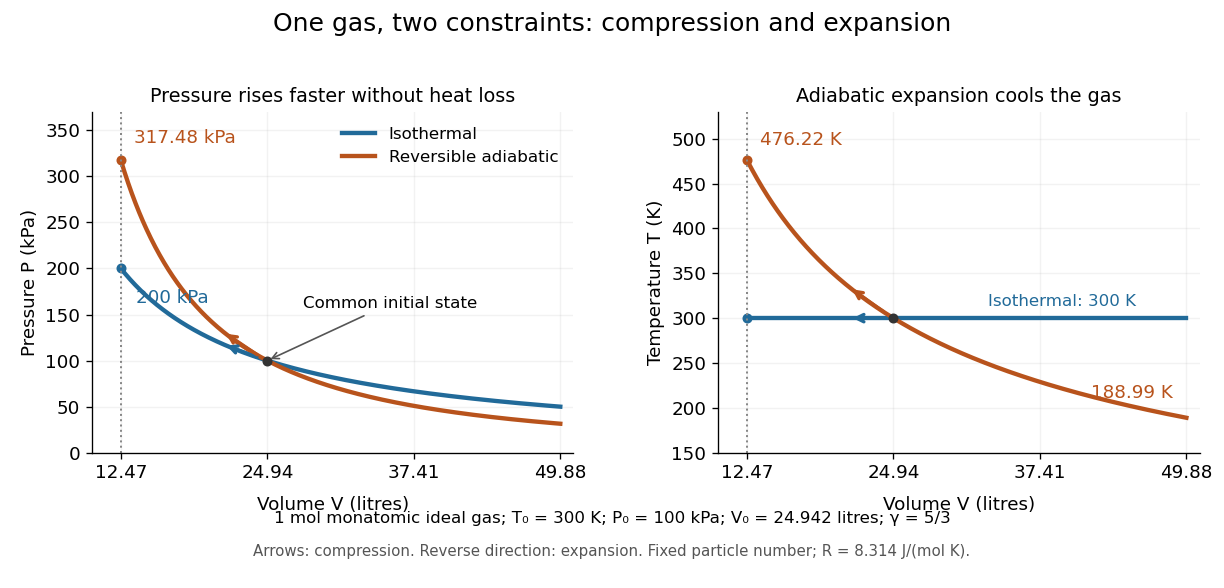

Python code for this plot:
"""Compare reversible compression and expansion of a monatomic ideal gas.

Tested with Python 3.14.4, NumPy 2.3.5, Matplotlib 3.10.7.
Make discovers this root generator; the PNG basename is written to cwd.
The gas constant and initial conditions are stipulated, not measured data.
"""

from pathlib import Path

import matplotlib.pyplot as plt
import numpy as np


def main():
    amount, gas_constant = 1.0, 8.314  # mol, J/(mol K)
    t0, p0 = 300.0, 100_000.0  # K, Pa
    a = amount * gas_constant  # Nk_B, J/K
    cv, cp = 1.5 * a, 2.5 * a  # Whole-sample heat capacities, J/K.
    gamma, v0 = cp / cv, a * t0 / p0
    ratio = np.linspace(0.5, 2.0, 601)
    volume_litres = 1000 * v0 * ratio
    p_iso = p0 / ratio
    p_ad = p0 / ratio**gamma
    t_iso = np.full_like(ratio, t0)
    t_ad = t0 / ratio**(gamma - 1)
    assert np.allclose(p_iso * v0 * ratio, a * t_iso)
    assert np.allclose(p_ad * v0 * ratio, a * t_ad)
    assert np.allclose(p_ad * (v0 * ratio)**gamma, p0 * v0**gamma)
    assert np.allclose(cv * np.log(t_ad / t0) + a * np.log(ratio), 0, atol=1e-13)

    # Independent finite differences of V(P) at the shared initial state.
    pressure_step = 1.0  # Pa
    def v_isothermal(p):
        return a * t0 / p

    def v_isentropic(p):
        return v0 * (p0 / p)**(1 / gamma)

    for volume, expected in [(v_isothermal, 1 / p0),
                              (v_isentropic, 1 / (gamma * p0))]:
        kappa = -(volume(p0 + pressure_step) - volume(p0 - pressure_step)) / (2 * pressure_step * v0)
        assert np.isclose(kappa, expected, rtol=1e-8, atol=0)
    assert np.allclose([p_iso[0], p_ad[0], t_ad[0]],
                       [200_000, 317_480.21039364, 476.22031559046])

    # Integrate -P dV from V0 to V0/2 and compare to analytic work (J).
    compressed_v = np.linspace(v0, v0 / 2, 10_001)
    work_iso = -np.trapezoid(a * t0 / compressed_v, compressed_v)
    work_ad = -np.trapezoid(p0 * (v0 / compressed_v)**gamma, compressed_v)
    assert np.isclose(work_iso, a * t0 * np.log(2), rtol=1e-8)
    assert np.isclose(work_ad, cv * (t_ad[0] - t0), rtol=1e-8)

    plt.rcParams.update({"font.size": 11, "figure.facecolor": "white",
                         "axes.facecolor": "white", "savefig.facecolor": "white",
                         "axes.spines.top": False, "axes.spines.right": False})
    fig, (pressure_ax, temperature_ax) = plt.subplots(1, 2, figsize=(10.2, 4.9), dpi=120)
    fig.subplots_adjust(left=0.075, right=0.98, bottom=0.23, top=0.81, wspace=0.30)
    fig.suptitle("One gas, two constraints: compression and expansion", fontsize=15)
    blue, orange = "#216a99", "#b8531c"
    paths = [(p_iso / 1000, t_iso, blue, "Isothermal"),
             (p_ad / 1000, t_ad, orange, "Reversible adiabatic")]
    for pressure, temperature, color, label in paths:
        pressure_ax.plot(volume_litres, pressure, lw=2.6, color=color, label=label)
        temperature_ax.plot(volume_litres, temperature, lw=2.6, color=color)
        # Toward smaller volume: arrows show compression along both paths.
        start, stop = 190, 140
        for ax, values in [(pressure_ax, pressure), (temperature_ax, temperature)]:
            ax.annotate("", xy=(volume_litres[stop], values[stop]),
                        xytext=(volume_litres[start], values[start]),
                        arrowprops={"arrowstyle": "->", "lw": 2, "color": color})
            ax.plot(volume_litres[0], values[0], "o", color=color, ms=5)
    for ax in [pressure_ax, temperature_ax]:
        ax.axvline(1000 * v0 / 2, color="#888888", ls=":", lw=1.2)
        ax.set_xlim(10, 51)
        ax.set_xticks([12.471, 24.942, 37.413, 49.884], ["12.47", "24.94", "37.41", "49.88"])
        ax.set_xlabel("Volume V (litres)", labelpad=8)
        ax.grid(alpha=0.16)
    pressure_ax.set_title("Pressure rises faster without heat loss", fontsize=11.5)
    pressure_ax.set_ylabel("Pressure P (kPa)")
    pressure_ax.set_ylim(0, 370)
    pressure_ax.legend(frameon=False, loc="upper right", fontsize=10)
    pressure_ax.annotate("317.48 kPa", (volume_litres[0], p_ad[0] / 1000),
                         xytext=(8, 10), textcoords="offset points", color=orange)
    pressure_ax.annotate("200 kPa", (volume_litres[0], 200), xytext=(9, -21),
                         textcoords="offset points", color=blue)
    pressure_ax.plot(1000 * v0, p0 / 1000, "o", color="#333333", ms=5)
    pressure_ax.annotate("Common initial state", (1000 * v0, 100), xytext=(28, 157),
                         fontsize=10, arrowprops={"arrowstyle": "->", "color": "#555555"})
    temperature_ax.set_title("Adiabatic expansion cools the gas", fontsize=11.5)
    temperature_ax.set_ylabel("Temperature T (K)")
    temperature_ax.set_ylim(150, 530)
    temperature_ax.annotate("476.22 K", (volume_litres[0], t_ad[0]), xytext=(8, 9),
                            textcoords="offset points", color=orange)
    temperature_ax.text(33, 314, "Isothermal: 300 K", color=blue, fontsize=10)
    temperature_ax.annotate(f"{t_ad[-1]:.2f} K", (volume_litres[-1], t_ad[-1]),
                            xytext=(-8, 12), textcoords="offset points", ha="right", color=orange)
    temperature_ax.plot(1000 * v0, t0, "o", color="#333333", ms=5)
    fig.text(0.5, 0.11, "1 mol monatomic ideal gas; T₀ = 300 K; P₀ = 100 kPa; V₀ = 24.942 litres; γ = 5/3",
             ha="center", fontsize=10)
    fig.text(0.5, 0.055, "Arrows: compression. Reverse direction: expansion. Fixed particle number; R = 8.314 J/(mol K).",
             ha="center", fontsize=9, color="#555555")
    fig.savefig(Path(__file__).with_suffix(".png").name, transparent=False)
    plt.close(fig)
    print(f"Half-volume endpoints: P_iso={p_iso[0] / 1000:.2f} kPa, "
          f"P_ad={p_ad[0] / 1000:.2f} kPa, T_ad={t_ad[0]:.2f} K; "
          f"work on gas: iso={work_iso:.2f} J, ad={work_ad:.2f} J")


if __name__ == "__main__":
    main()
